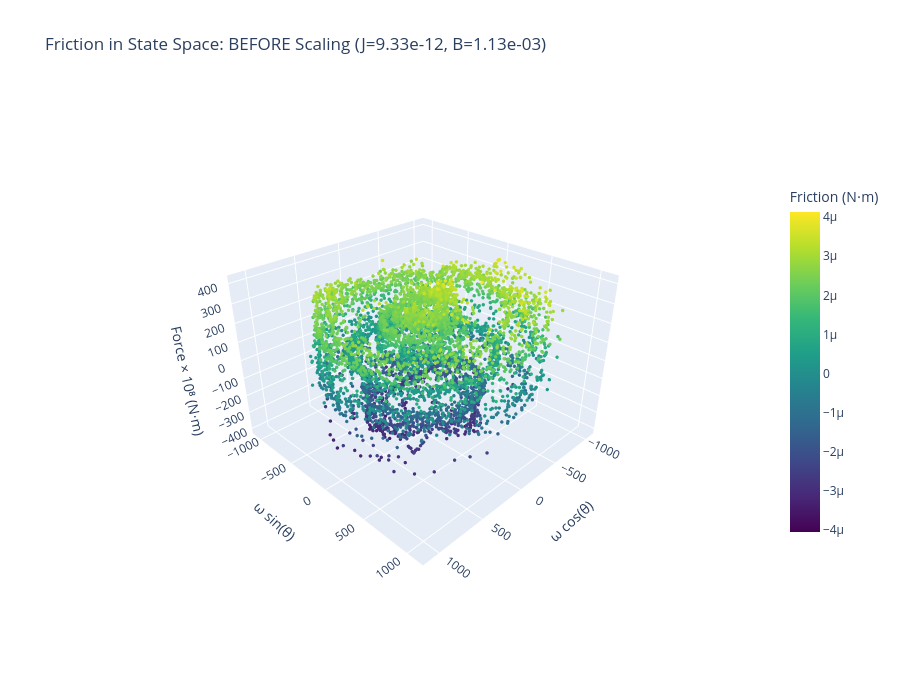
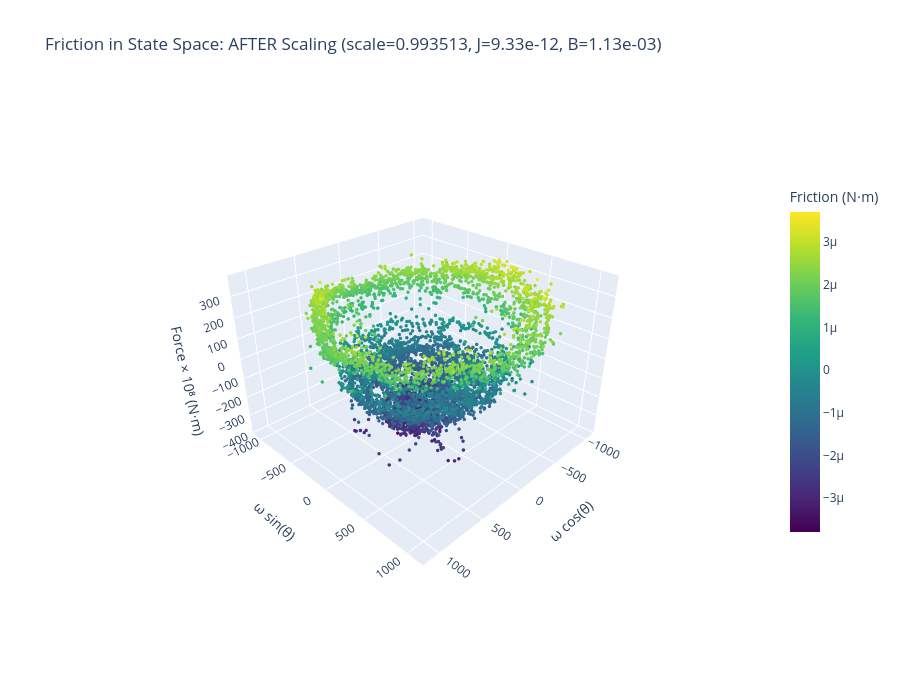

Source (notebook cell) for these figures, in order:
### Code cell
# Visualize friction force before and after scaling using Plotly
# 3D friction in state space plots

# Plot 1: 3D friction in state space (before)
theta_wrapped = np.mod(theta_trk_trim, 2*np.pi)
omega_offset = omega_trk_trim - np.min(omega_trk_trim)
xs_before = omega_offset * np.cos(theta_wrapped)
ys_before = omega_offset * np.sin(theta_wrapped)
zs_before = frc_before * 1e8  # Scale for visibility

fig_3d_before = go.Figure(data=[go.Scatter3d(
    x=xs_before,
    y=ys_before,
    z=zs_before,
    mode='markers',
    marker=dict(
        size=2,
        color=frc_before,
        colorscale='Viridis',
        colorbar=dict(title='Friction (N⋅m)', x=1.02, len=0.7),
        showscale=True
    ),
    text=[f'θ={theta_wrapped[i]:.2f} rad<br>ω={omega_trk_trim[i]:.1f} rad/s<br>F={frc_before[i]:.2e} N⋅m'
          for i in range(len(frc_before))],
    hovertemplate='<b>Friction Before Scaling</b><br>%{text}<extra></extra>'
)])

max_range_before = np.max([xs_before.max() - xs_before.min(), ys_before.max() - ys_before.min()]) / 2.0
mid_x_before = (xs_before.max() + xs_before.min()) * 0.5
mid_y_before = (ys_before.max() + ys_before.min()) * 0.5

fig_3d_before.update_layout(
    title=f'Friction in State Space: BEFORE Scaling (J={J_INITIAL:.2e}, B={B_MAGNET_INITIAL:.2e})',
    scene=dict(
        xaxis=dict(title='ω cos(θ)', range=[mid_x_before - max_range_before, mid_x_before + max_range_before]),
        yaxis=dict(title='ω sin(θ)', range=[mid_y_before - max_range_before, mid_y_before + max_range_before]),
        zaxis=dict(title='Force × 10⁸ (N⋅m)'),
        aspectmode='manual',
        aspectratio=dict(x=1, y=1, z=0.7),
        camera=dict(eye=dict(x=1.5, y=1.5, z=1.2))
    ),
    width=900,
    height=700
)
fig_3d_before.show()

# Plot 3: 3D friction in state space (after)
xs_after = omega_offset * np.cos(theta_wrapped)
ys_after = omega_offset * np.sin(theta_wrapped)
zs_after = frc_after * 1e8  # Scale for visibility

fig_3d_after = go.Figure(data=[go.Scatter3d(
    x=xs_after,
    y=ys_after,
    z=zs_after,
    mode='markers',
    marker=dict(
        size=2,
        color=frc_after,
        colorscale='Viridis',
        colorbar=dict(title='Friction (N⋅m)', x=1.02, len=0.7),
        showscale=True
    ),
    text=[f'θ={theta_wrapped[i]:.2f} rad<br>ω={omega_trk_trim[i]:.1f} rad/s<br>F={frc_after[i]:.2e} N⋅m'
          for i in range(len(frc_after))],
    hovertemplate='<b>Friction After Scaling</b><br>%{text}<extra></extra>'
)])

max_range_after = np.max([xs_after.max() - xs_after.min(), ys_after.max() - ys_after.min()]) / 2.0
mid_x_after = (xs_after.max() + xs_after.min()) * 0.5
mid_y_after = (ys_after.max() + ys_after.min()) * 0.5

fig_3d_after.update_layout(
    title=f'Friction in State Space: AFTER Scaling (scale={scale_opt:.6f}, J={J_INITIAL:.2e}, B={B_MAGNET_INITIAL:.2e})',
    scene=dict(
        xaxis=dict(title='ω cos(θ)', range=[mid_x_after - max_range_after, mid_x_after + max_range_after]),
        yaxis=dict(title='ω sin(θ)', range=[mid_y_after - max_range_after, mid_y_after + max_range_after]),
        zaxis=dict(title='Force × 10⁸ (N⋅m)'),
        aspectmode='manual',
        aspectratio=dict(x=1, y=1, z=0.7),
        camera=dict(eye=dict(x=1.5, y=1.5, z=1.2))
    ),
    width=900,
    height=700
)
fig_3d_after.show()

print("\n✓ Friction visualization complete")
print("  Compare the 3D plots to see how scaling affects friction smoothness")

### Figure 1 — Plotly figure (JSON) as saved in the notebook; plotly's stock layout.template omitted (floating-point values rounded to 4 significant figures; data arrays with more than 128 entries replaced by an {"elided": "..."} marker saying what was removed)
{"data": [{"hovertemplate": "<b>Friction Before Scaling</b><br>%{text}<extra></extra>", "marker": {"color": {"elided": "6521 float values"}, "colorbar": {"len": 0.7, "title": {"text": "Friction (N⋅m)"}, "x": 1.02}, "colorscale": [[0, "#440154"], [0.1111, "#482878"], [0.2222, "#3e4989"], [0.3333, "#31688e"], [0.4444, "#26828e"], [0.5556, "#1f9e89"], [0.6667, "#35b779"], [0.7778, "#6ece58"], [0.8889, "#b5de2b"], [1, "#fde725"]], "showscale": true, "size": 2}, "mode": "markers", "text": {"elided": "6521 str values"}, "type": "scatter3d", "x": {"elided": "6521 float values"}, "y": {"elided": "6521 float values"}, "z": {"elided": "6521 float values"}}], "layout": {"height": 700, "scene": {"aspectmode": "manual", "aspectratio": {"x": 1, "y": 1, "z": 0.7}, "camera": {"eye": {"x": 1.5, "y": 1.5, "z": 1.2}}, "xaxis": {"range": [-1134.0, 1170.0], "title": {"text": "ω cos(θ)"}}, "yaxis": {"range": [-1138.0, 1165.0], "title": {"text": "ω sin(θ)"}}, "zaxis": {"title": {"text": "Force × 10⁸ (N⋅m)"}}}, "title": {"text": "Friction in State Space: BEFORE Scaling (J=9.33e-12, B=1.13e-03)"}, "width": 900}}

### Figure 2 — Plotly figure (JSON) as saved in the notebook; plotly's stock layout.template omitted (floating-point values rounded to 4 significant figures; data arrays with more than 128 entries replaced by an {"elided": "..."} marker saying what was removed)
{"data": [{"hovertemplate": "<b>Friction After Scaling</b><br>%{text}<extra></extra>", "marker": {"color": {"elided": "6521 float values"}, "colorbar": {"len": 0.7, "title": {"text": "Friction (N⋅m)"}, "x": 1.02}, "colorscale": [[0, "#440154"], [0.1111, "#482878"], [0.2222, "#3e4989"], [0.3333, "#31688e"], [0.4444, "#26828e"], [0.5556, "#1f9e89"], [0.6667, "#35b779"], [0.7778, "#6ece58"], [0.8889, "#b5de2b"], [1, "#fde725"]], "showscale": true, "size": 2}, "mode": "markers", "text": {"elided": "6521 str values"}, "type": "scatter3d", "x": {"elided": "6521 float values"}, "y": {"elided": "6521 float values"}, "z": {"elided": "6521 float values"}}], "layout": {"height": 700, "scene": {"aspectmode": "manual", "aspectratio": {"x": 1, "y": 1, "z": 0.7}, "camera": {"eye": {"x": 1.5, "y": 1.5, "z": 1.2}}, "xaxis": {"range": [-1134.0, 1170.0], "title": {"text": "ω cos(θ)"}}, "yaxis": {"range": [-1138.0, 1165.0], "title": {"text": "ω sin(θ)"}}, "zaxis": {"title": {"text": "Force × 10⁸ (N⋅m)"}}}, "title": {"text": "Friction in State Space: AFTER Scaling (scale=0.993513, J=9.33e-12, B=1.13e-03)"}, "width": 900}}
